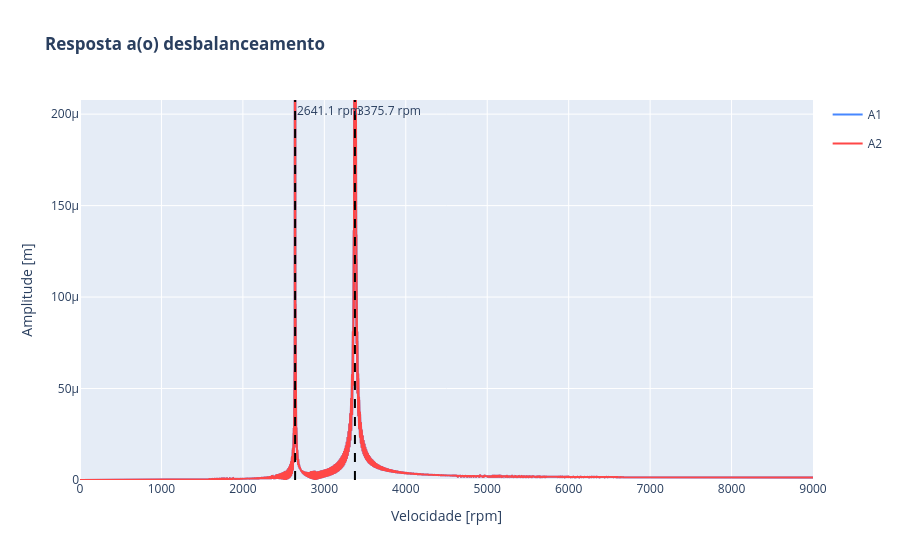

The cell this chart's notebook holds for it:
### Code cell
rotor.plot_resposta(speed_range=(0,9000), excitacao="desbalanceamento")

### Figure 1 — Plotly figure (JSON) as saved in the notebook; plotly's stock layout.template omitted (floating-point values rounded to 4 significant figures; data arrays with more than 128 entries replaced by an {"elided": "..."} marker saying what was removed)
{"data": [{"legendgroup": "A1", "line": {"color": "#4787FF", "width": 2}, "mode": "lines", "name": "A1", "showlegend": true, "type": "scatter", "x": {"elided": "10000 float values"}, "y": {"elided": "10000 float values"}}, {"legendgroup": "A2", "line": {"color": "#FF4747", "width": 2}, "mode": "lines", "name": "A2", "showlegend": true, "type": "scatter", "x": {"elided": "10000 float values"}, "y": {"elided": "10000 float values"}}], "layout": {"annotations": [{"showarrow": false, "text": "3375.7 rpm", "x": 3376.0, "xanchor": "left", "xref": "x", "y": 1, "yanchor": "top", "yref": "y domain"}, {"showarrow": false, "text": "2641.1 rpm", "x": 2641.0, "xanchor": "left", "xref": "x", "y": 1, "yanchor": "top", "yref": "y domain"}], "shapes": [{"line": {"color": "black", "dash": "dash", "width": 2}, "type": "line", "x0": 3376.0, "x1": 3376.0, "xref": "x", "y0": 0, "y1": 1, "yref": "y domain"}, {"line": {"color": "black", "dash": "dash", "width": 2}, "type": "line", "x0": 2641.0, "x1": 2641.0, "xref": "x", "y0": 0, "y1": 1, "yref": "y domain"}], "title": {"text": "<b>Resposta a(o) desbalanceamento</b>"}, "xaxis": {"title": {"text": "Velocidade [rpm]"}}, "yaxis": {"range": [0, 0.0002077], "title": {"text": "Amplitude [m]"}}}}
